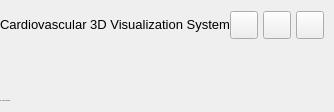
        <widget class="QFrame" name="contentBox">
         <property name="frameShape">
          <enum>QFrame::NoFrame</enum>
         </property>
         <property name="frameShadow">
          <enum>QFrame::Raised</enum>
         </property>
         <layout class="QVBoxLayout" name="verticalLayout_2">
          <property name="spacing">
           <number>0</number>
          </property>
          <property name="leftMargin">
           <number>0</number>
          </property>
          <property name="topMargin">
           <number>0</number>
          </property>
          <property name="rightMargin">
           <number>0</number>
          </property>
          <property name="bottomMargin">
           <number>0</number>
          </property>
          <item>
           <widget class="QFrame" name="contentTopBg">
            <property name="minimumSize">
             <size>
              <width>0</width>
              <height>50</height>
             </size>
            </property>
            <property name="maximumSize">
             <size>
              <width>16777215</width>
              <height>50</height>
             </size>
            </property>
            <property name="frameShape">
             <enum>QFrame::NoFrame</enum>
            </property>
            <property name="frameShadow">
             <enum>QFrame::Raised</enum>
            </property>
            <layout class="QHBoxLayout" name="horizontalLayout">
             <property name="spacing">
              <number>0</number>
             </property>
             <property name="leftMargin">
              <number>0</number>
             </property>
             <property name="topMargin">
              <number>0</number>
             </property>
             <property name="rightMargin">
              <number>10</number>
             </property>
             <property name="bottomMargin">
              <number>0</number>
             </property>
             <item>
              <widget class="QFrame" name="leftBox">
               <property name="sizePolicy">
                <sizepolicy hsizetype="Expanding" vsizetype="Preferred">
                 <horstretch>0</horstretch>
                 <verstretch>0</verstretch>
                </sizepolicy>
               </property>
               <property name="frameShape">
                <enum>QFrame::NoFrame</enum>
               </property>
               <property name="frameShadow">
                <enum>QFrame::Raised</enum>
               </property>
               <layout class="QHBoxLayout" name="horizontalLayout_3">
                <property name="spacing">
                 <number>0</number>
                </property>
                <property name="leftMargin">
                 <number>0</number>
                </property>
                <property name="topMargin">
                 <number>0</number>
                </property>
                <property name="rightMargin">
                 <number>0</number>
                </property>
                <property name="bottomMargin">
                 <number>0</number>
                </property>
                <item>
                 <widget class="QLabel" name="titleRightInfo">
                  <property name="sizePolicy">
                   <sizepolicy hsizetype="Preferred" vsizetype="Expanding">
                    <horstretch>0</horstretch>
                    <verstretch>0</verstretch>
                   </sizepolicy>
                  </property>
                  <property name="maximumSize">
                   <size>
                    <width>16777215</width>
                    <height>45</height>
                   </size>
                  </property>
                  <property name="font">
                   <font>
                    <family>Segoe UI</family>
                    <pointsize>10</pointsize>
                    <italic>false</italic>
                    <bold>false</bold>
                    <strikeout>false</strikeout>
                   </font>
                  </property>
                  <property name="text">
                   <string>Cardiovascular 3D Visualization System</string>
                  </property>
                  <property name="alignment">
                   <set>Qt::AlignLeading|Qt::AlignLeft|Qt::AlignVCenter</set>
                  </property>
                 </widget>
                </item>
               </layout>
              </widget>
             </item>
             <item alignment="Qt::AlignRight">
              <widget class="QFrame" name="rightButtons">
               <property name="minimumSize">
                <size>
                 <width>0</width>
                 <height>28</height>
                </size>
               </property>
               <property name="frameShape">
                <enum>QFrame::NoFrame</enum>
               </property>
               <property name="frameShadow">
                <enum>QFrame::Raised</enum>
               </property>
               <layout class="QHBoxLayout" name="horizontalLayout_2">
                <property name="spacing">
                 <number>5</number>
                </property>
                <property name="leftMargin">
                 <number>0</number>
                </property>
                <property name="topMargin">
                 <number>0</number>
                </property>
                <property name="rightMargin">
                 <number>0</number>
                </property>
                <property name="bottomMargin">
                 <number>0</number>
                </property>
                <item>
                 <widget class="QPushButton" name="minimizeAppBtn">
                  <property name="minimumSize">
                   <size>
                    <width>28</width>
                    <height>28</height>
                   </size>
                  </property>
                  <property name="maximumSize">
                   <size>
                    <width>28</width>
                    <height>28</height>
                   </size>
                  </property>
                  <property name="cursor">
                   <cursorShape>PointingHandCursor</cursorShape>
                  </property>
                  <property name="toolTip">
                   <string>Minimize</string>
                  </property>
                  <property name="text">
                   <string/>
                  </property>
                  <property name="icon">
                   <iconset resource="resources.qrc">
                    <normaloff>:/icons/images/icons/icon_minimize.png</normaloff>:/icons/images/icons/icon_minimize.png</iconset>
                  </property>
                  <property name="iconSize">
                   <size>
                    <width>20</width>
                    <height>20</height>
                   </size>
                  </property>
                 </widget>
                </item>
                <item>
                 <widget class="QPushButton" name="maximizeRestoreAppBtn">
                  <property name="minimumSize">
                   <size>
                    <width>28</width>
                    <height>28</height>
                   </size>
                  </property>
                  <property name="maximumSize">
                   <size>
                    <width>28</width>
                    <height>28</height>
                   </size>
                  </property>
                  <property name="font">
                   <font>
                    <family>Segoe UI</family>
                    <pointsize>10</pointsize>
                    <italic>false</italic>
                    <bold>false</bold>
                    <stylestrategy>PreferDefault</stylestrategy>
                   </font>
                  </property>
                  <property name="cursor">
                   <cursorShape>PointingHandCursor</cursorShape>
                  </property>
                  <property name="toolTip">
                   <string>Maximize</string>
                  </property>
                  <property name="text">
                   <string/>
                  </property>
                  <property name="icon">
                   <iconset resource="resources.qrc">
                    <normaloff>:/icons/images/icons/icon_maximize.png</normaloff>:/icons/images/icons/icon_maximize.png</iconset>
                  </property>
                  <property name="iconSize">
                   <size>
                    <width>20</width>
                    <height>20</height>
                   </size>
                  </property>
                 </widget>
                </item>
                <item>
                 <widget class="QPushButton" name="closeAppBtn">
                  <property name="minimumSize">
                   <size>
                    <width>28</width>
                    <height>28</height>
                   </size>
                  </property>
                  <property name="maximumSize">
                   <size>
                    <width>28</width>
                    <height>28</height>
                   </size>
                  </property>
                  <property name="cursor">
                   <cursorShape>PointingHandCursor</cursorShape>
                  </property>
                  <property name="toolTip">
                   <string>Close</string>
                  </property>
                  <property name="text">
                   <string/>
                  </property>
                  <property name="icon">
                   <iconset resource="resources.qrc">
                    <normaloff>:/icons/images/icons/icon_close.png</normaloff>:/icons/images/icons/icon_close.png</iconset>
                  </property>
                  <property name="iconSize">
                   <size>
                    <width>20</width>
                    <height>20</height>
                   </size>
                  </property>
                 </widget>
                </item>
               </layout>
              </widget>
             </item>
            </layout>
           </widget>
          </item>
          <item>
           <widget class="QFrame" name="contentBottom">
            <property name="frameShape">
             <enum>QFrame::NoFrame</enum>
            </property>
            <property name="frameShadow">
             <enum>QFrame::Raised</enum>
            </property>
            <layout class="QVBoxLayout" name="verticalLayout_6">
             <property name="spacing">
              <number>0</number>
             </property>
             <property name="leftMargin">
              <number>0</number>
             </property>
             <property name="topMargin">
              <number>0</number>
             </property>
             <property name="rightMargin">
              <number>0</number>
             </property>
             <property name="bottomMargin">
              <number>0</number>
             </property>
             <item>
              <widget class="QFrame" name="content">
               <property name="frameShape">
                <enum>QFrame::NoFrame</enum>
               </property>
               <property name="frameShadow">
                <enum>QFrame::Raised</enum>
               </property>
               <layout class="QHBoxLayout" name="horizontalLayout_4">
                <property name="spacing">
                 <number>0</number>
                </property>
                <property name="leftMargin">
                 <number>0</number>
                </property>
                <property name="topMargin">
                 <number>0</number>
                </property>
                <property name="rightMargin">
                 <number>0</number>
                </property>
                <property name="bottomMargin">
                 <number>0</number>
                </property>
                <item>
                 <widget class="QFrame" name="pagesContainer">
                  <property name="styleSheet">
                   <string notr="true"/>
                  </property>
                  <property name="frameShape">
                   <enum>QFrame::NoFrame</enum>
                  </property>
                  <property name="frameShadow">
                   <enum>QFrame::Raised</enum>
                  </property>
                  <layout class="QVBoxLayout" name="verticalLayout_15">
                   <property name="spacing">
                    <number>0</number>
                   </property>
                   <property name="leftMargin">
                    <number>10</number>
                   </property>
                   <property name="topMargin">
                    <number>10</number>
                   </property>
                   <property name="rightMargin">
                    <number>10</number>
                   </property>
                   <property name="bottomMargin">
                    <number>10</number>
                   </property>
                   <item>
                    <widget class="QStackedWidget" name="stackedWidget">
                     <property name="styleSheet">
                      <string notr="true">background: transparent;</string>
                     </property>
                     <property name="currentIndex">
                      <number>0</number>
                     </property>
                     <widget class="QWidget" name="home">
                      <property name="styleSheet">
                       <string notr="true"/>
                      </property>
                     </widget>
                     <widget class="QWidget" name="widgets">
                      <property name="styleSheet">
                       <string notr="true">b</string>
                      </property>
                      <layout class="QVBoxLayout" name="verticalLayout">
                       <property name="spacing">
                        <number>10</number>
                       </property>
                       <property name="leftMargin">
                        <number>10</number>
                       </property>
                       <property name="topMargin">
                        <number>10</number>
                       </property>
                       <property name="rightMargin">
                        <number>10</number>
                       </property>
                       <property name="bottomMargin">
                        <number>10</number>
                       </property>
                      </layout>
                     </widget>
                     <widget class="QWidget" name="new_page">
                      <layout class="QVBoxLayout" name="verticalLayout_20"/>
                     </widget>
                    </widget>
                   </item>
                  </layout>
                 </widget>
                </item>
               </layout>
              </widget>
             </item>
             <item>
              <widget class="QFrame" name="bottomBar">
               <property name="minimumSize">
                <size>
                 <width>0</width>
                 <height>22</height>
                </size>
               </property>
               <property name="maximumSize">
                <size>
                 <width>16777215</width>
                 <height>22</height>
                </size>
               </property>
               <property name="frameShape">
                <enum>QFrame::NoFrame</enum>
               </property>
               <property name="frameShadow">
                <enum>QFrame::Raised</enum>
               </property>
               <layout class="QHBoxLayout" name="horizontalLayout_5">
                <property name="spacing">
                 <number>0</number>
                </property>
                <property name="leftMargin">
                 <number>0</number>
                </property>
                <property name="topMargin">
                 <number>0</number>
                </property>
                <property name="rightMargin">
                 <number>0</number>
                </property>
                <property name="bottomMargin">
                 <number>0</number>
                </property>
                <item>
                 <widget class="QLabel" name="creditsLabel">
                  <property name="maximumSize">
                   <size>
                    <width>16777215</width>
                    <height>16</height>
                   </size>
                  </property>
                  <property name="font">
                   <font>
                    <family>Segoe UI</family>
                    <pointsize>-1</pointsize>
                    <italic>false</italic>
                    <bold>false</bold>
                   </font>
                  </property>
                  <property name="text">
                   <string>BY : SONG LINGFENG</string>
                  </property>
                  <property name="alignment">
                   <set>Qt::AlignLeading|Qt::AlignLeft|Qt::AlignVCenter</set>
                  </property>
                 </widget>
                </item>
                <item>
                 <widget class="QFrame" name="frame_size_grip">
                  <property name="minimumSize">
                   <size>
                    <width>20</width>
                    <height>0</height>
                   </size>
                  </property>
                  <property name="maximumSize">
                   <size>
                    <width>20</width>
                    <height>16777215</height>
                   </size>
                  </property>
                  <property name="frameShape">
                   <enum>QFrame::NoFrame</enum>
                  </property>
                  <property name="frameShadow">
                   <enum>QFrame::Raised</enum>
                  </property>
                 </widget>
                </item>
               </layout>
              </widget>
             </item>
            </layout>
           </widget>
          </item>
         </layout>
        </widget>
